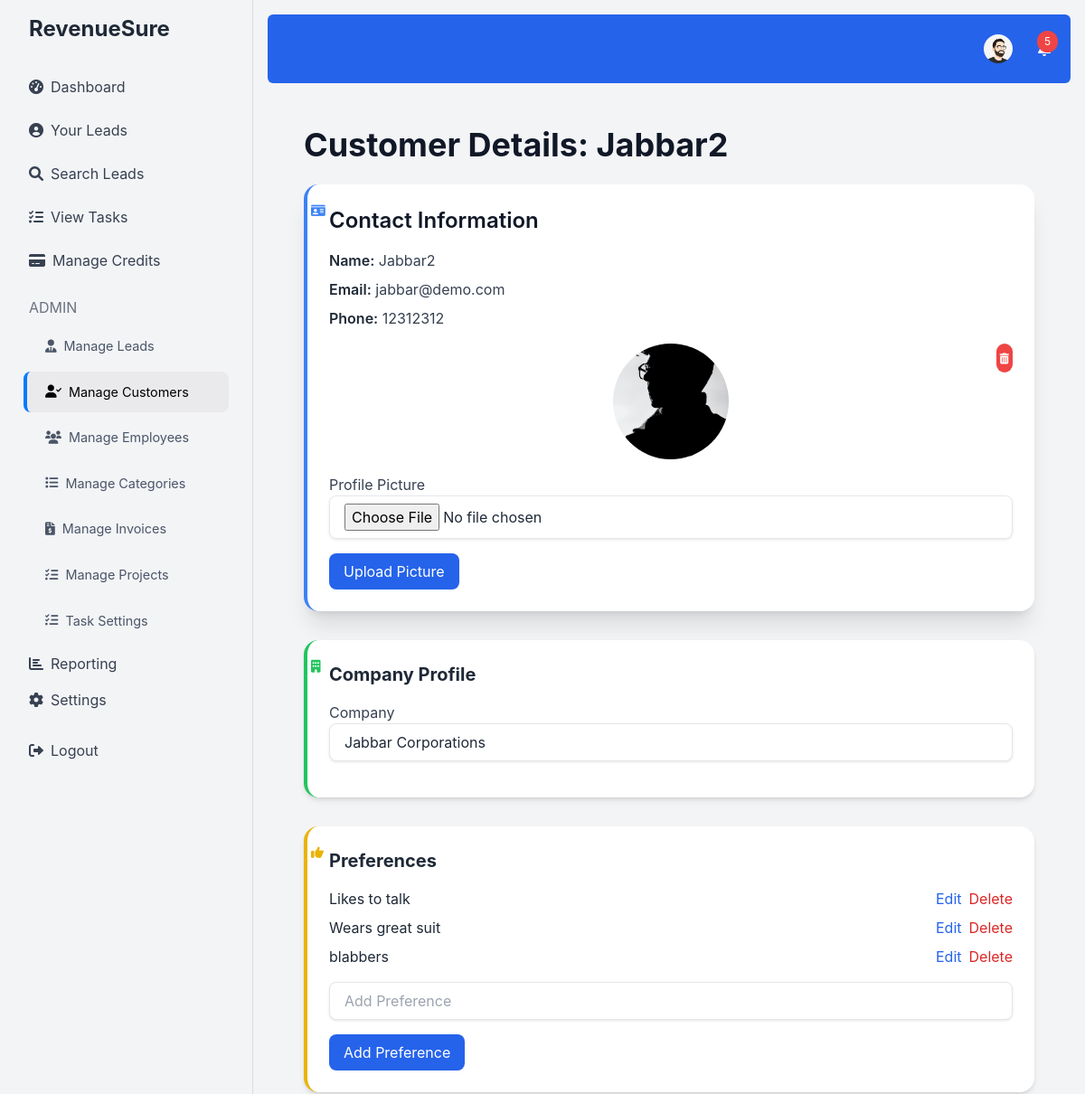
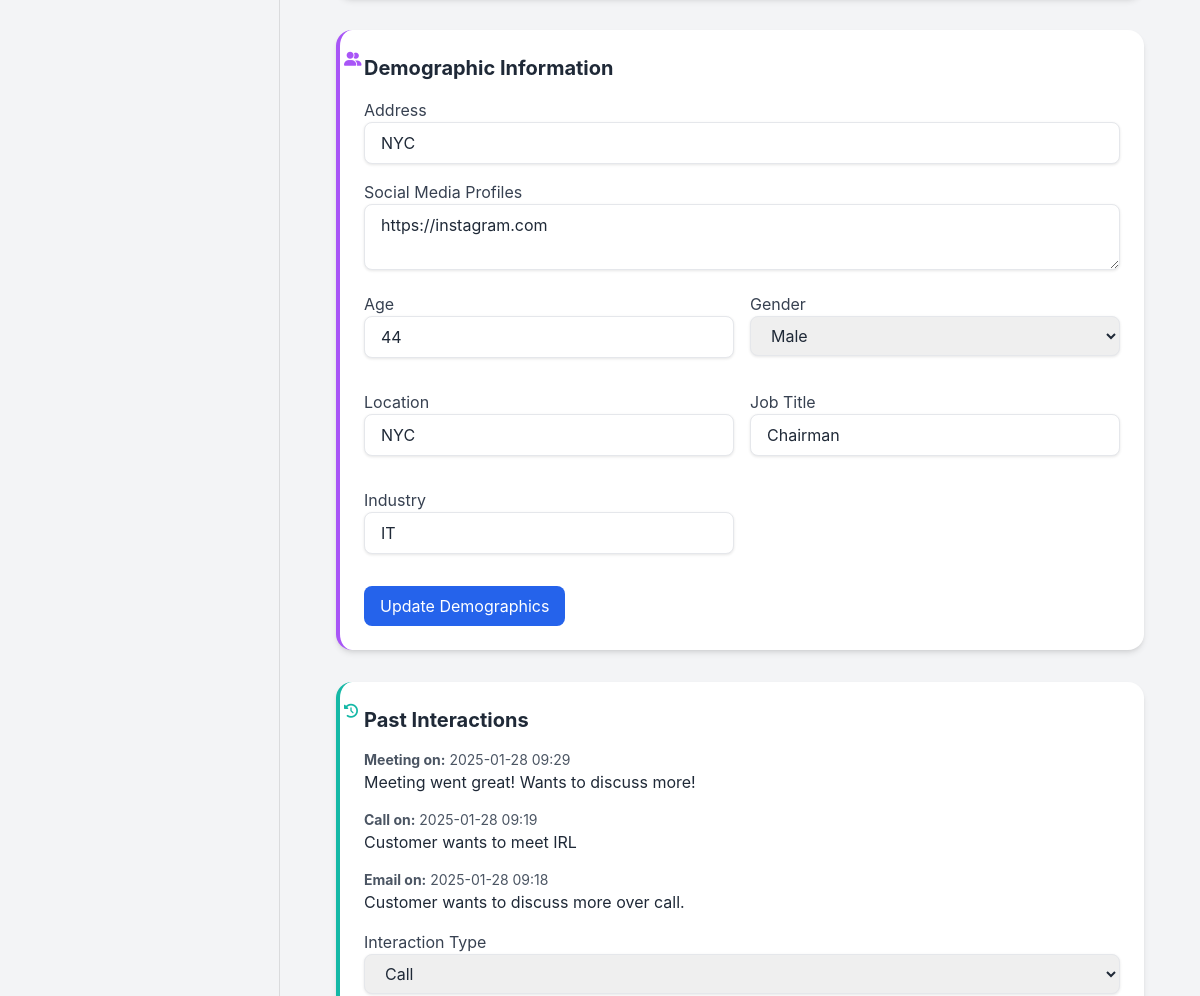
The page /view_customer.php?id=1 (signed in, upper part) on the database as committed earlier (2 pictures, top to bottom).
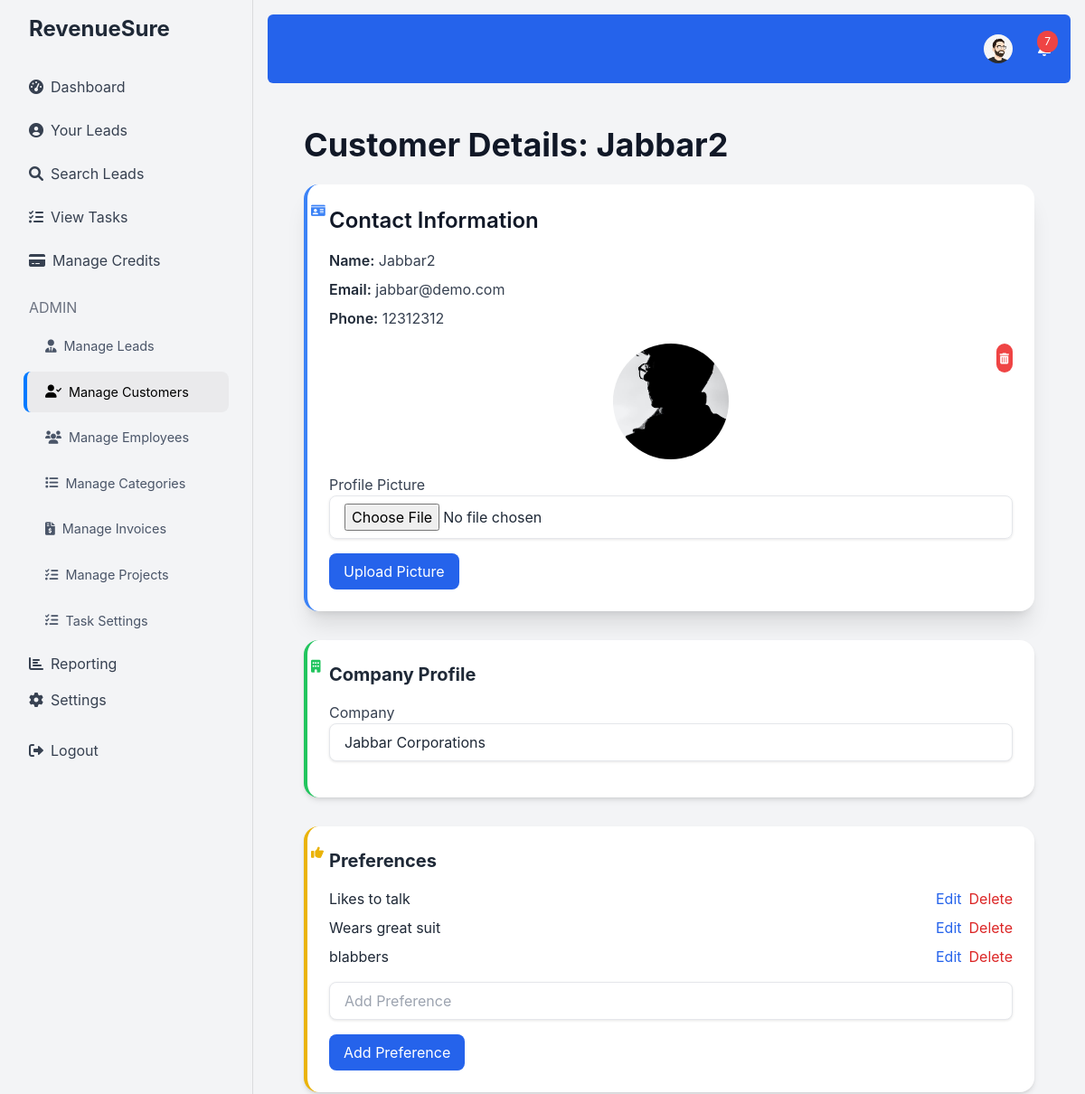
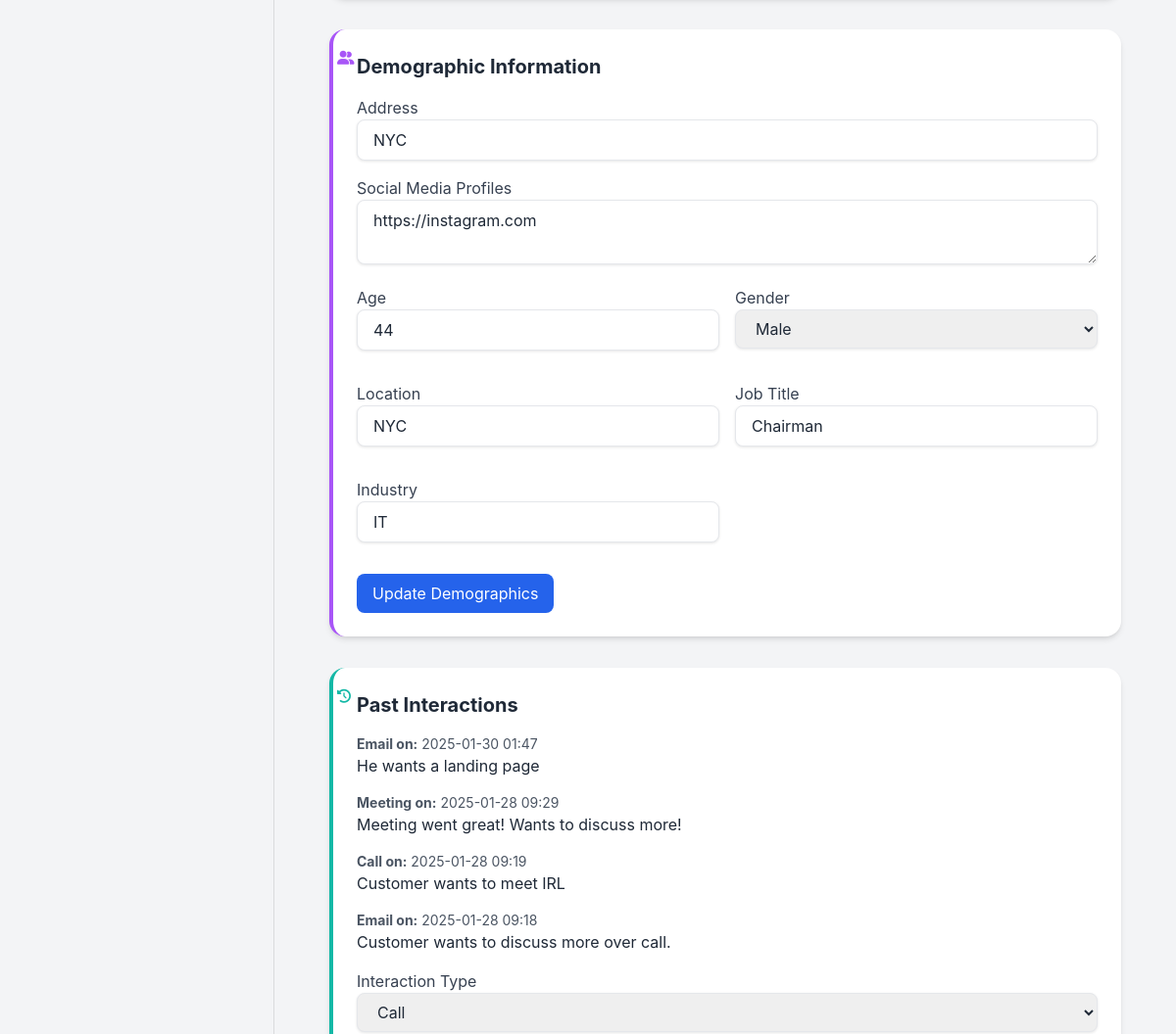
The same page on the database as committed later (2 pictures, top to bottom).
### tables this page shows
CREATE TABLE `customer_preferences` (
  `id` int(11) NOT NULL,
  `customer_id` int(11) NOT NULL,
  `preference` varchar(255) NOT NULL,
  `created_at` timestamp NOT NULL DEFAULT current_timestamp()
);

CREATE TABLE `customer_interactions` (
  `id` int(11) NOT NULL,
  `customer_id` int(11) NOT NULL,
  `interaction_type` enum('Call','Email','Meeting','Other') NOT NULL,
  `details` text DEFAULT NULL,
  `interaction_at` timestamp NOT NULL DEFAULT current_timestamp()
);

### view_customer.php (the view, shortened to what the changed rows need)
<?php
require 'db.php';
$customer_id = isset($_GET['id']) ? (int)$_GET['id'] : 0;
$stmt = $conn->prepare("SELECT * FROM customers WHERE id = :id");
$stmt->bindParam(':id', $customer_id);
$stmt->execute();
$customer = $stmt->fetch(PDO::FETCH_ASSOC);
$stmt = $conn->prepare("SELECT * FROM customer_preferences WHERE customer_id = :customer_id ORDER BY created_at ASC");
$stmt->bindParam(':customer_id', $customer_id);
$stmt->execute();
$preferences = $stmt->fetchAll(PDO::FETCH_ASSOC);
$stmt = $conn->prepare("SELECT * FROM customer_interactions WHERE customer_id = :customer_id ORDER BY interaction_at DESC");
$stmt->bindParam(':customer_id', $customer_id);
$stmt->execute();
$interactions = $stmt->fetchAll(PDO::FETCH_ASSOC);
require 'header.php';
?>
<div class="container mx-auto p-6 fade-in">
<h1 class="text-4xl font-bold text-gray-900 mb-6">Customer Details: <?php echo htmlspecialchars($customer['name']); ?></h1>
    <div class="bg-white p-6 rounded-2xl shadow-xl mb-8 border-l-4 border-blue-500 transition hover:shadow-2xl">
         <h2 class="text-2xl font-semibold text-gray-900 mb-4 relative">
           <i class="fas fa-id-card absolute left-[-20px] top-[-5px] text-blue-500 text-sm"></i> Contact Information
        </h2>
    </div>
     <form method="post" action="">
         <div class="bg-white p-6 rounded-2xl shadow-md mb-8 border-l-4 border-green-500 transition hover:shadow-2xl">
              <h2 class="text-xl font-bold text-gray-800 mb-4 relative">
                 <i class="fas fa-building absolute left-[-20px] top-[-5px] text-green-500 text-sm"></i> Company Profile
            </h2>
        </div>
           <div class="bg-white p-6 rounded-2xl shadow-md mb-8 border-l-4 border-yellow-500 transition hover:shadow-2xl">
            <h2 class="text-xl font-bold text-gray-800 mb-4 relative">
               <i class="fas fa-thumbs-up absolute left-[-20px] top-[-5px] text-yellow-500 text-sm"></i> Preferences
            </h2>
             <ul class="mb-4">
                 <?php if($preferences): ?>
                     <?php foreach ($preferences as $preference): ?>
                            <li class="flex justify-between items-center mb-2">
                                 <?php echo htmlspecialchars($preference['preference']); ?>
                                  <div class="flex gap-2">
                                    <a href="edit_preference.php?id=<?php echo $preference['id']; ?>&customer_id=<?php echo $customer_id; ?>" class="text-blue-600 hover:underline">Edit</a>
                                  <a href="delete_preference.php?id=<?php echo $preference['id']; ?>&customer_id=<?php echo $customer_id; ?>" class="text-red-600 hover:underline">Delete</a>
                                   </div>
                            </li>
                        <?php endforeach; ?>
                   <?php else: ?>
                     <p>No Preferences added.</p>
                  <?php endif; ?>
               </ul>
        </div>
         <div class="bg-white p-6 rounded-2xl shadow-md mb-8 border-l-4 border-purple-500 transition hover:shadow-2xl">
             <h2 class="text-xl font-bold text-gray-800 mb-4 relative">
              <i class="fas fa-user-friends absolute left-[-20px] top-[-5px] text-purple-500 text-sm"></i> Demographic Information
            </h2>
        </div>
        <div class="bg-white p-6 rounded-2xl shadow-md mb-8 border-l-4 border-teal-500 transition hover:shadow-2xl">
         <h2 class="text-xl font-bold text-gray-800 mb-4 relative">
               <i class="fas fa-history absolute left-[-20px] top-[-5px] text-teal-500 text-sm"></i> Past Interactions
              </h2>
             <ul>
                   <?php if($interactions): ?>
                         <?php foreach ($interactions as $interaction): ?>
                            <li class="mb-4">
                                 <p class="text-gray-600 text-sm">
                                    <strong><?php echo htmlspecialchars($interaction['interaction_type']); ?> on:</strong> <?php echo date('Y-m-d H:i', strtotime($interaction['interaction_at'])); ?>
                                </p>
                                 <p class="text-gray-800"><?php echo htmlspecialchars($interaction['details']); ?></p>
                             </li>
                         <?php endforeach; ?>
                    <?php else: ?>
                      <p class="text-gray-600">No interactions found.</p>
                  <?php endif; ?>
             </ul>
    </div>
</div>
<?php
require 'footer.php';
?>

### header.php (shortened to what the changed rows need)
<!DOCTYPE html>
<html lang="en">
<head>
    <script src="https://cdn.tailwindcss.com"></script>
    <link href="https://cdnjs.cloudflare.com/ajax/libs/font-awesome/6.0.0-beta3/css/all.min.css" rel="stylesheet">
     <link rel="stylesheet" href="https://cdnjs.cloudflare.com/ajax/libs/animate.css/4.1.1/animate.min.css"/>
</head>
<body class="bg-gray-100">
    <div class="flex h-screen fade-in-up">
        <div class="flex-1 p-4 fade-in">
            <nav class="bg-blue-600 p-4 text-white mb-6 rounded-md">
                <div class="container mx-auto flex justify-end items-center">
                    <?php if (isset($_SESSION['user_id'])): ?>
                         <div class="relative top-nav-button hover:bg-white/10 p-1.5 rounded-full transition-colors">
                            <button id="notificationButton" class="hover:underline relative">
                                <?php
                                $stmt = $conn->prepare("SELECT COUNT(*) as unread FROM notifications WHERE user_id = :user_id AND is_read = 0");
                                $stmt->bindParam(':user_id', $_SESSION['user_id']);
                                $stmt->execute();
                                $unread = $stmt->fetch(PDO::FETCH_ASSOC)['unread'];
                                if ($unread > 0) : ?>
                                    <span class="bg-red-500 text-white text-xs px-2 py-1 rounded-full absolute -top-2 -right-2"><?php echo $unread; ?></span>
                                <?php endif; ?>
                            </button>
                        </div>
                   <?php endif; ?>
                </div>
            </nav>
             <div class="container mx-auto px-4">

Rows that differ between the two databases and show on the page:
added customer_interactions: interaction_type "Email", interaction_at "2025-01-30 01:47", details "He wants a landing page"
Other text that changed with them:
$unread: "5" → "7"
